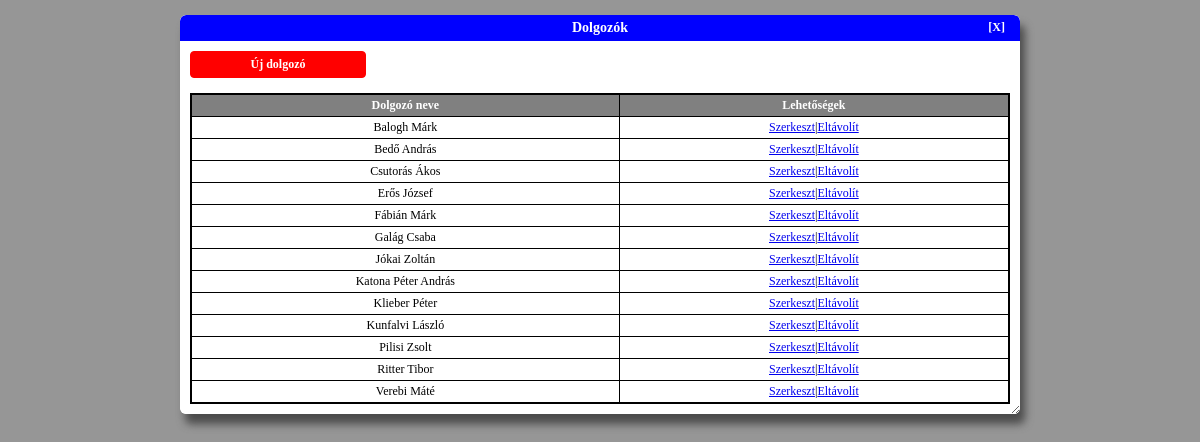
Before: /index.php/dolgozok with the older database file.
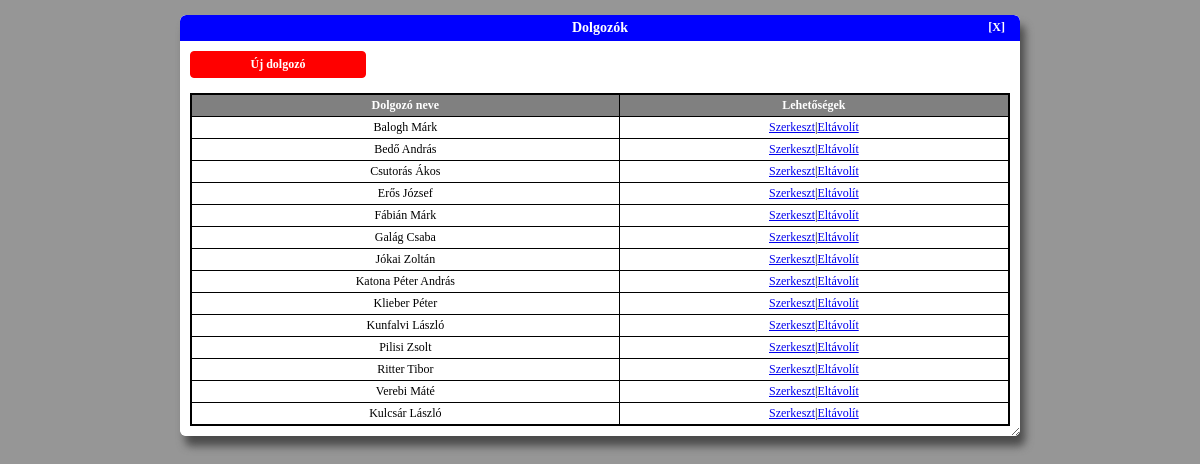
After: the same page with the newer database file.
### tables this page shows
CREATE TABLE k_dolgozo (
	dolgozo_id INTEGER NOT NULL PRIMARY KEY AUTOINCREMENT,
	dolgozo_nev TEXT NOT NULL
);

### application/controllers/dolgozok.php (called while the page is built, shortened)
<?php
class Dolgozok extends CI_Controller {
	public function index() {
		$headerdata['iscalendarview'] = FALSE;
		$menudata['iscalendarview'] = FALSE;
		$menudata['isadmin'] = $this->session->userdata('isAdmin');
		$data['dolgozok'] = $this->Dolgozok_model->getAllDolgozok();
		$partialviews = [
			'header' => $this->load->view('partials/header_view', $headerdata, TRUE),
			'menu' => $this->load->view('partials/menu_view', $menudata, TRUE),
			'content' => $this->load->view('admin/dolgozok/dolgozok_list_view', $data, TRUE),
			'footer' => $this->load->view('partials/footer_view', '', TRUE)
		];
		$this->load->view('public_template_view', $partialviews);
	}
}

### index.php (called while the page is built, shortened)
<?php
require_once BASEPATH.'core/CodeIgniter.php';

### application/models/Dolgozok_model.php (called while the page is built, shortened)
<?php
class Dolgozok_model extends CI_Model {
    public function getAllDolgozok() {
        $query = $this->db->get('k_dolgozo');
        return $query->result_array();
    }
}
?>

### application/views/admin/dolgozok/dolgozok_list_view.php (the view)
<div class="adminform-container">
    <div class="adminform-title">
        <span>Dolgozók</span>
        <?php echo(anchor('home/index','[X]',array('class' => 'cancel-button'))); ?>
    </div>
    <div class="adminform-body">
        <?php echo(anchor('dolgozok/create','Új dolgozó','class="itemcreate-button"')); ?>
        <br />
        <table class="listview-table">
            <tr>
                <th class="listview-rowheader">Dolgozó neve</th>
                <th class="listview-rowheader">Lehetőségek</th>
            </tr>
            <?php
            foreach ($dolgozok as $dolgozo_item):
                ?><tr class="listview-row">
                    <td class="listview-cell"><?php echo($dolgozo_item['dolgozo_nev']); ?></td>
                    <td class="listview-cell"><?php
                        echo(anchor('dolgozok/edit/'.$dolgozo_item['dolgozo_id'],'Szerkeszt'));
                        echo('|');
                        echo(anchor('dolgozok/delete/'.$dolgozo_item['dolgozo_id'],'Eltávolít'));
                    ?></td>
                </tr>
            <?php endforeach; ?>
        </table>
    </div>
</div>

Changed rows visible on the page:
added k_dolgozo: dolgozo_nev "Kulcsár László", dolgozo_id "Szerkeszt", dolgozo_id "Eltávolít"
